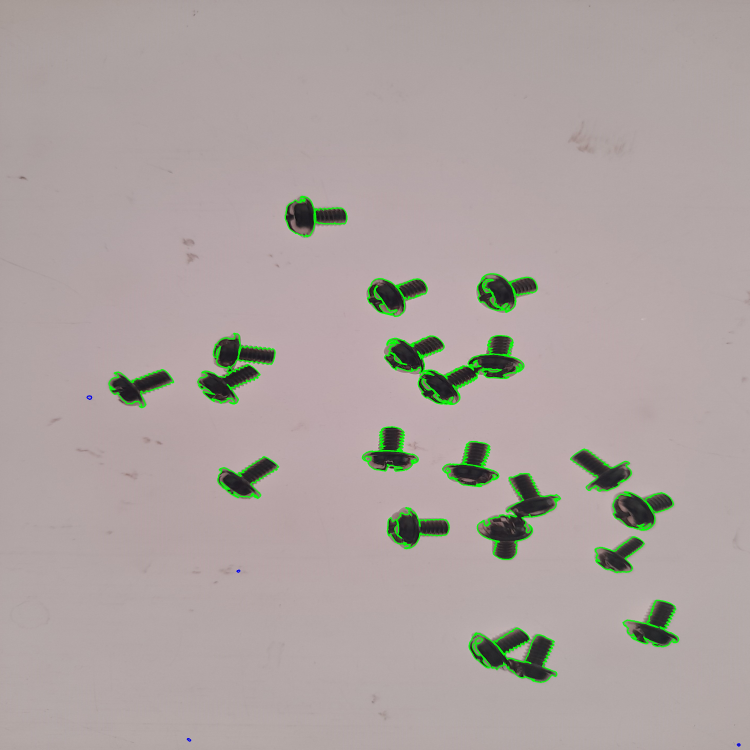
#> input picture Non-AI/detection/20240713_192951_detected.jpg, 3000 x 3000 px (shown at 1/4 size); its folder holds only this picture in this run
$ python count_non_ai.py -i ../../Non-AI/detection/20240713_192951_detected.jpg
#> lines starting #> are read from the running program, lines starting #| are printed output that depends on the picture; after the words box and inside, x2 and y2 are one past the last pixel; in counts of white or black regions, pixels touching at a corner belong together
"""Classical (non-AI) object counting + instance-mask overlay.

No learning of any kind is used - only image processing and geometry.

Pipeline
--------
1. Resize to a working resolution (long side 2000 px).
2. Illumination normalisation: the background is estimated with a large
   grey-scale closing (objects are darker than the backdrop) and subtracted,
   which removes vignetting and light gradients.
3. Foreground score = background-relative darkness + colour distance to the
   backdrop colour (brass screws are bright but coloured); Otsu threshold.
4. Connected components.  Each component is a single item or a cluster of
   touching / overlapping items.
5. Item size ("unit area") is estimated per image with a quantisation fit:
   the largest area u for which the component areas are close to integer
   multiples of u.  It works even when hardly any item lies isolated.
6. Two counting rules, chosen automatically per image:
   * hollow items (nuts / washers): every round through-hole is one item.
     Holes are told apart from the gaps between touching nuts by size and
     circularity.  Hole centres become watershed markers.
   * solid items (screws / bolts): items in a component =
     round(component area / unit area).  Masks are split with a
     marker-controlled watershed seeded at the k thickest points (heads).
7. Overlay: coloured instance masks, outlines, ids and the total count.

Usage
-----
    python count_non_ai.py -i <images or folders> -o <out_dir> [--save-masks]
"""
from __future__ import annotations

import argparse
import csv
import time
from dataclasses import dataclass
from pathlib import Path

import cv2
import numpy as np
from scipy import ndimage as ndi
from skimage.feature import peak_local_max
from skimage.segmentation import watershed

IMG_EXT = {".jpg", ".jpeg", ".png", ".bmp", ".tif", ".tiff"}

WORK_SIDE = 2000          # working resolution (long side, px)
MIN_AREA_FRAC = 2e-5      # components smaller than this fraction of the image are noise
MIN_ITEM_FRAC = 0.45      # isolated components smaller than this x unit area are fragments
HOLE_AREA = (0.65, 1.45)  # accepted hole area, relative to the median hole
HOLE_CIRC = 0.85          # accepted hole circularity (gaps between nuts are irregular)


# --------------------------------------------------------------------------- #
# Generic helpers
# --------------------------------------------------------------------------- #
def list_images(paths: list[str]) -> list[Path]:
    out: list[Path] = []
    for p in map(Path, paths):
        if p.is_dir():
            out += sorted(q for q in p.rglob("*") if q.suffix.lower() in IMG_EXT)
        elif p.suffix.lower() in IMG_EXT:
            out.append(p)
    return out


def resize_long_side(img: np.ndarray, side: int) -> tuple[np.ndarray, float]:
    h, w = img.shape[:2]
    s = min(1.0, side / max(h, w))
    if s < 1.0:
        img = cv2.resize(img, None, fx=s, fy=s, interpolation=cv2.INTER_AREA)
    return img, s


def disk(r: float) -> np.ndarray:
    r = max(1, int(round(r)))
    return cv2.getStructuringElement(cv2.MORPH_ELLIPSE, (2 * r + 1, 2 * r + 1))


# --------------------------------------------------------------------------- #
# 1) Foreground segmentation
# --------------------------------------------------------------------------- #
def foreground_score(img: np.ndarray) -> np.ndarray:
    """Per-pixel objectness (float32, ~0 on the backdrop)."""
    lab = cv2.cvtColor(img, cv2.COLOR_BGR2LAB).astype(np.float32)
    L = lab[..., 0]
    # background luminance: a closing removes the (dark) objects; computed at
    # quarter scale for speed, then smoothed and upsampled
    small = cv2.resize(L, None, fx=0.25, fy=0.25, interpolation=cv2.INTER_AREA)
    bg = cv2.morphologyEx(small, cv2.MORPH_CLOSE, disk(12))
    bg = cv2.GaussianBlur(bg, (0, 0), 8)
    bg = cv2.resize(bg, (L.shape[1], L.shape[0]), interpolation=cv2.INTER_LINEAR)
    dark = np.clip(bg - L, 0, None)
    ab = lab[..., 1:] - 128.0
    bg_ab = np.median(ab.reshape(-1, 2), axis=0)
    chroma = np.linalg.norm(ab - bg_ab, axis=2)
    return dark + chroma


def segment(img: np.ndarray) -> np.ndarray:
    s8 = np.clip(foreground_score(img) * 3.0, 0, 255).astype(np.uint8)
    t, _ = cv2.threshold(s8, 0, 255, cv2.THRESH_BINARY + cv2.THRESH_OTSU)
    mask = (s8 > max(t, 45)).astype(np.uint8)
    mask = cv2.morphologyEx(mask, cv2.MORPH_OPEN, disk(1))
    mask = cv2.morphologyEx(mask, cv2.MORPH_CLOSE, disk(1))
    return mask


def find_holes(mask: np.ndarray) -> tuple[np.ndarray, np.ndarray]:
    """(filled mask, holes) - holes = background not connected to the border."""
    inv = (1 - mask).astype(np.uint8)
    n, lab = cv2.connectedComponents(inv, connectivity=4)
    border = np.zeros(n, bool)
    border[np.unique(np.r_[lab[0], lab[-1], lab[:, 0], lab[:, -1]])] = True
    holes = (~border[lab]) & (inv > 0)
    return (mask | holes).astype(np.uint8), holes.astype(np.uint8)


# --------------------------------------------------------------------------- #
# 2) Item-size estimation
# --------------------------------------------------------------------------- #
def estimate_unit_area(areas: np.ndarray) -> float:
    """Largest u such that the component areas are ~integer multiples of u.

    A plain median fails when most items touch (the median component is a
    cluster) or when there are only a handful of items.  For the true u the
    ratios a/u lie close to integers; for u/2, u/3 ... they do too, so we
    keep the *largest* well-fitting u.
    """
    a = np.sort(areas[areas > 0].astype(float))
    if len(a) == 0:
        return 1.0
    if len(a) < 3:
        return float(a[0])
    med = float(np.median(a))
    us = np.geomspace(0.25 * med, 1.6 * med, 300)
    scores = np.empty_like(us)
    for j, u in enumerate(us):
        r = a / u
        r = r[r <= 6.5]                        # big clusters carry little information
        if len(r) < max(3, 0.3 * len(a)):
            scores[j] = 1.0
            continue
        k = np.maximum(1, np.round(r))
        scores[j] = np.mean(np.abs(r - k) / np.sqrt(k))
    best = scores.min()
    good = us[scores <= best + 0.04]
    u = float(good.max())
    # refine: median of per-item areas of 1-3 item components
    k = np.maximum(1, np.round(a / u))
    sel = (k <= 3) & (np.abs(a / u - k) < 0.3)
    if sel.sum() >= 3:
        u = float(np.median(a[sel] / k[sel]))
    return u


# --------------------------------------------------------------------------- #
# 3) Instance splitting
# --------------------------------------------------------------------------- #
@dataclass
class Stats:
    unit_area: float = 0.0
    hollow: bool = False
    count: int = 0


def hole_table(holes: np.ndarray) -> tuple[np.ndarray, np.ndarray, np.ndarray, np.ndarray]:
    """Label holes and return (labels, area, circularity, centroids)."""
    n, hlab, hst, hcen = cv2.connectedComponentsWithStats(holes, connectivity=4)
    area = hst[:, cv2.CC_STAT_AREA].astype(float)
    circ = np.zeros(n)
    for i in range(1, n):
        x, y, w, h, a = hst[i]
        sub = (hlab[y:y + h, x:x + w] == i).astype(np.uint8)
        cs, _ = cv2.findContours(np.pad(sub, 1), cv2.RETR_EXTERNAL, cv2.CHAIN_APPROX_NONE)
        p = cv2.arcLength(max(cs, key=len), True)
        circ[i] = 4 * np.pi * a / max(p, 1.0) ** 2
    return hlab, area, circ, hcen


def kmeans_markers(comp: np.ndarray, k: int) -> np.ndarray:
    """Fallback seeds: k-means on pixel coordinates, snapped onto the object."""
    ys, xs = np.nonzero(comp)
    pts = np.column_stack([xs, ys]).astype(np.float32)
    k = max(1, min(k, len(pts)))
    crit = (cv2.TERM_CRITERIA_EPS + cv2.TERM_CRITERIA_MAX_ITER, 50, 0.5)
    _, _, centers = cv2.kmeans(pts, k, None, crit, 3, cv2.KMEANS_PP_CENTERS)
    m = np.zeros(comp.shape, np.int32)
    for j, c in enumerate(centers, 1):
        q = int(np.argmin(((pts - c) ** 2).sum(1)))
        m[int(pts[q, 1]), int(pts[q, 0])] = j
    return m


def split_instances(mask: np.ndarray) -> tuple[np.ndarray, Stats]:
    st = Stats()
    H, W = mask.shape
    filled, holes = find_holes(mask)
    n, lab, cst, _ = cv2.connectedComponentsWithStats(filled, connectivity=8)
    if n <= 1:
        return np.zeros(mask.shape, np.int32), st
    # object material per component (holes and enclosed gaps excluded)
    material = np.bincount(lab[mask > 0].ravel(), minlength=n).astype(float)

    valid = material >= MIN_AREA_FRAC * mask.size
    valid[0] = False
    # thin strips glued to the image border are lighting artefacts
    for i in np.nonzero(valid)[0]:
        x, y, w, h, _ = cst[i]
        if (x == 0 or y == 0 or x + w == W or y + h == H) and min(w, h) < 0.012 * max(H, W):
            valid[i] = False
    if not valid.any():
        return np.zeros(mask.shape, np.int32), st

    # ---- hollow-item test: do typical components contain one round hole?
    hlab, harea, hcirc, hcen = hole_table(holes)
    owner = lab[hcen[:, 1].astype(int).clip(0, H - 1), hcen[:, 0].astype(int).clip(0, W - 1)]
    owner[0] = 0
    cand = (harea > 0.02 * np.median(material[valid])) & (hcirc > HOLE_CIRC)
    cand[0] = False
    hole_ok = np.zeros(len(harea), bool)
    if cand.any():
        med_hole = float(np.median(harea[cand]))
        hole_ok = cand & (harea > HOLE_AREA[0] * med_hole) & (harea < HOLE_AREA[1] * med_hole)
    n_hole = np.bincount(owner[hole_ok], minlength=n)
    one_hole = valid & (n_hole == 1)
    # nut images: ~100 % of components hold a round hole; screw images: < 5 %
    st.hollow = bool((valid & (n_hole >= 1)).sum() >= 0.5 * valid.sum() and one_hole.sum() >= 3)

    unit = float(np.median(material[one_hole])) if st.hollow else estimate_unit_area(material[valid])
    st.unit_area = unit
    # drop small isolated fragments (dust, shadows, vignetting corners)
    valid &= material >= MIN_ITEM_FRAC * unit

    out = np.zeros(mask.shape, np.int32)
    nid = 0
    pad = 3
    r_item = np.sqrt(unit / np.pi)
    for i in np.nonzero(valid)[0]:
        x, y, w, h, _ = cst[i]
        y0, y1 = max(0, y - pad), min(H, y + h + pad)
        x0, x1 = max(0, x - pad), min(W, x + w + pad)
        comp = (lab[y0:y1, x0:x1] == i).astype(np.uint8)
        dist = cv2.distanceTransform(comp, cv2.DIST_L2, 5)

        if st.hollow:
            # one accepted through-hole == one nut
            hl = hlab[y0:y1, x0:x1] * comp
            ids = [j for j in np.unique(hl) if j > 0 and hole_ok[j]]
            markers = np.zeros(comp.shape, np.int32)
            for m_i, j in enumerate(ids, 1):
                markers[hl == j] = m_i
            if not ids:                       # nut with hidden hole / standing on edge
                markers[comp > 0] = 1
            k = max(1, len(ids))
        else:
            # overlapping / touching solid items: count from the area
            k = max(1, int(np.round(material[i] / unit)))
            if k == 1:
                markers = comp.astype(np.int32)
            else:
                pk = peak_local_max(dist, min_distance=max(2, int(0.6 * r_item)), labels=comp.astype(np.int32),
                                    num_peaks=k, exclude_border=False)
                if len(pk) == k:
                    markers = np.zeros(comp.shape, np.int32)
                    for m_i, (py, px) in enumerate(pk, 1):
                        markers[py, px] = m_i
                else:
                    markers = kmeans_markers(comp, k)
        if st.hollow and markers.max() > 1:
            # nuts: grow every hole outwards (nearest-hole partition), keep only
            # nut material + the nut's own hole (gaps between nuts stay empty)
            relief = cv2.distanceTransform((markers == 0).astype(np.uint8), cv2.DIST_L2, 5)
            keep = (mask[y0:y1, x0:x1] > 0) | (markers > 0)
            seg = watershed(relief, markers=markers, mask=(comp > 0) & keep)
        elif markers.max() > 1:
            seg = watershed(-dist, markers=markers, mask=comp > 0)
        else:
            seg = comp.astype(np.int32)
        sub = out[y0:y1, x0:x1]
        labels_here = [j for j in np.unique(seg) if j > 0]
        for j in labels_here:
            nid += 1
            sub[seg == j] = nid
        nid += max(0, k - len(labels_here))  # keep the count consistent if a seed got lost
    st.count = nid
    return out, st


# --------------------------------------------------------------------------- #
# 4) Visualisation
# --------------------------------------------------------------------------- #
def overlay(img: np.ndarray, labels: np.ndarray, count: int, title: str, method: str = "Non-AI") -> np.ndarray:
    n = int(labels.max())
    rng = np.random.default_rng(7)
    colors = rng.integers(40, 255, size=(n + 1, 3), dtype=np.uint8)
    colors[0] = 0
    fg = labels > 0
    out = img.copy()
    out[fg] = (0.45 * img[fg] + 0.55 * colors[labels][fg]).astype(np.uint8)
    edges = (cv2.morphologyEx(labels.astype(np.float32), cv2.MORPH_GRADIENT, np.ones((3, 3))) > 0) & fg
    out[edges] = (0, 0, 0)
    fs = max(0.3, img.shape[1] / 4500)
    for j, (cy, cx) in enumerate(ndi.center_of_mass(fg, labels, range(1, n + 1)), 1):
        if np.isfinite(cx):
            cv2.putText(out, str(j), (int(cx) - 6, int(cy) + 4), cv2.FONT_HERSHEY_SIMPLEX, fs, (0, 0, 255), 1, cv2.LINE_AA)
    sc = img.shape[1] / 1400
    cv2.rectangle(out, (0, 0), (img.shape[1], int(60 * sc)), (255, 255, 255), -1)
    cv2.putText(out, f"{title}  |  {method} count = {count}", (int(15 * sc), int(42 * sc)),
                cv2.FONT_HERSHEY_SIMPLEX, 1.1 * sc, (0, 0, 200), max(1, int(2 * sc)), cv2.LINE_AA)
    return out


# --------------------------------------------------------------------------- #
# Main
# --------------------------------------------------------------------------- #
def process(path: Path) -> tuple[int, np.ndarray, np.ndarray, Stats]:
    img0 = cv2.imread(str(path))
    if img0 is None:
        raise IOError(f"cannot read {path}")
    img, _ = resize_long_side(img0, WORK_SIDE)
    labels, st = split_instances(segment(img))
    return st.count, img, labels, st


def main() -> None:
    ap = argparse.ArgumentParser(description=__doc__, formatter_class=argparse.RawDescriptionHelpFormatter)
    ap.add_argument("--input", "-i", nargs="+", required=True, help="image files and/or folders")
    ap.add_argument("--output", "-o", default="outputs", help="output folder")
    ap.add_argument("--save-masks", action="store_true", help="also save 16-bit instance label PNGs")
    args = ap.parse_args()

    out_dir = Path(args.output)
    (out_dir / "overlays").mkdir(parents=True, exist_ok=True)
    if args.save_masks:
        (out_dir / "masks").mkdir(parents=True, exist_ok=True)
    images = list_images(args.input)
    if not images:
        raise SystemExit("no images found")
    rows = []
    for p in images:
        t0 = time.time()
        count, img, labels, st = process(p)
#> in process, img0 is the input picture: shape (3000, 3000, 3); mean B, G, R 160.1, 162.4, 172.7
#> in foreground_score, `bg_ab = np.median(ab.reshape(-1, 2), axis=0)`: bg_ab = [4, 2]
#> in segment, `t, _ = cv2.threshold(s8, 0, 255, cv2.THRESH_BINARY + cv2.THRESH_OTSU)`: t = 129
#> in find_holes, `n, lab = cv2.connectedComponents(inv, connectivity=4)`:
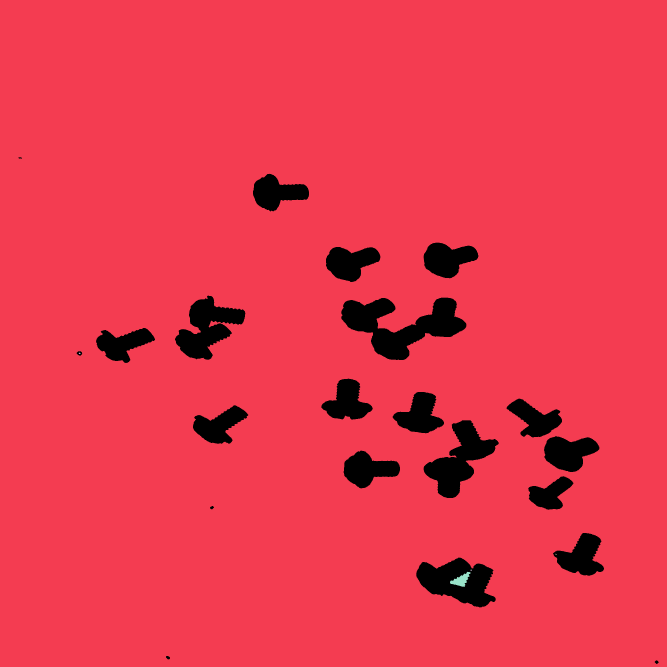
#> lab: shape (2000, 2000) int32 (shown at 1/3 size); 6 distinct labels, from 0 to 5; one colour per label, 0 black
#> in find_holes, `n, lab = cv2.connectedComponents(inv, connectivity=4)`: n = 6
#> in split_instances, `n, lab, cst, _ = cv2.connectedComponentsWithStats(filled, connectivity..`: n = 22; cst = 22 rows, first 6: [0, 0, 2000, 2000, 3774137], [55, 472, 11, 4, 33], [759, 521, 168, 113, 10962], [1271, 728, 164, 107, 11515], [978, 741, 163, 105, 11264], [525, 887, 211, 192, 20310]
#> in split_instances, `material = np.bincount(lab[mask > 0].ravel(), minlength=n).astype(float)`: material = 22 values, max 33243 at index 6, min 0 at index 0, mean 10204.6
#> the loop in split_instances, `for i in np.nonzero(valid)[0]:` made 19 passes
#> (i, x, y, w, h) on passes 1 to 8: (2, 759, 521, 168, 113), (3, 1271, 728, 164, 107), (4, 978, 741, 163, 105), (5, 525, 887, 211, 192), (6, 1024, 893, 375, 187), (7, 288, 984, 177, 105), (8, 230, 1054, 17, 13), (9, 964, 1136, 154, 123)
#> in hole_table, `n, hlab, hst, hcen = cv2.connectedComponentsWithStats(holes, connectiv..`: n = 5; hst = [[0, 0, 2000, 2000, 3998639], [236, 1058, 6, 4, 16], [1666, 1661, 4, 4, 8], [1411, 1709, 5, 3, 11], [1350, 1715, 62, 46, 1326]]; hcen = [[999.4, 999.3], [238.5, 1059.8], [1667.5, 1662.5], [1413, 1710], [1382.8, 1740]]
#> in hole_table, `area = hst[:, cv2.CC_STAT_AREA].astype(float)`: area = [3998639, 16, 8, 11, 1326]
#> the loop in hole_table, `for i in range(1, n):` made 4 passes
#> (x, y, w, h, a, sub, p) on passes 2 to 3: (1666, 1661, 4, 4, 8, [[0, 1, 0, 0], [1, 1, 1, 0], [0, 1, 1, 1], [0, 0, 1, 0]], 8.49), (1411, 1709, 5, 3, 11, [[0, 1, 1, 1, 0], [1, 1, 1, 1, 1], [0, 1, 1, 1, 0]], 9.66)
#> after the loop in hole_table, `for i in range(1, n):`:
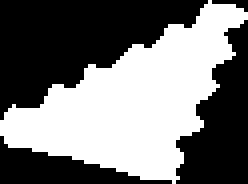
#> sub: shape (46, 62) (shown 4 times larger); values 0 (black) and 1 (white), 46.5% white; 1 white region, box (x1, y1, x2, y2) and area: (0, 0, 62, 46) 1326
#> after the loop in hole_table, `for i in range(1, n):`: circ = [0, 1.29, 1.4, 1.48, 0.427]
#> in split_instances, `hlab, harea, hcirc, hcen = hole_table(holes)`: harea = [3998639, 16, 8, 11, 1326]; hcirc = [0, 1.29, 1.4, 1.48, 0.427]
#> in split_instances, `owner = lab[hcen[:, 1].astype(int).clip(0, H - 1), hcen[:, 0].astype(i..`: owner = [0, 8, 18, 19, 19]
#> in split_instances, `cand = (harea > 0.02 * np.median(material[valid])) & (hcirc > HOLE_CIRC)`: cand = [False, False, False, False, False]
#> in split_instances, `n_hole = np.bincount(owner[hole_ok], minlength=n)`: n_hole = 22 values from 0 to 0
#> in split_instances, `st.hollow = bool((valid & (n_hole >= 1)).sum() >= 0.5 * valid.sum() an..`: st.hollow = False
#> in estimate_unit_area, `a = np.sort(areas[areas > 0].astype(float))`: a = 19 values from 83 to 33243
#> in estimate_unit_area, `med = float(np.median(a))`: med = 10986
#> in estimate_unit_area, `us = np.geomspace(0.25 * med, 1.6 * med, 300)`: us = 300 values from 2746.5 to 17577.6
#> the loop in estimate_unit_area, `for j, u in enumerate(us):` made 300 passes
#> u on passes 28 to 30: 3247.7, 3267.9, 3288.3
#> after the loop in estimate_unit_area, `for j, u in enumerate(us):`: scores = 300 values, max 0.443 at index 299, min 0.208 at index 223, mean 0.317
#> in estimate_unit_area, `best = scores.min()`: best = 0.208
#> in estimate_unit_area, `good = us[scores <= best + 0.04]`: good = 57 values from 3498.9 to 11740.9
#> in estimate_unit_area, `u = float(good.max())`: u = 11740.9
#> in estimate_unit_area, `k = np.maximum(1, np.round(a / u))`: k = 19 values from 1 to 3
#> in estimate_unit_area, `u = float(np.median(a[sel] / k[sel]))`: u = 10986
#> in split_instances, `r_item = np.sqrt(unit / np.pi)`: r_item = 59.14
#> the loop in split_instances, `for i in np.nonzero(valid)[0]:` made 16 passes
#> (i, x, y, w, h, y0, y1, x0) on pass 16: (19, 1249, 1673, 238, 149, 1670, 1825, 1246)
#> after the loop in split_instances, `for i in np.nonzero(valid)[0]:`:
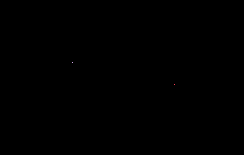
#> markers: shape (155, 244) int32; 3 distinct labels, from 0 to 2; one colour per label, 0 black
#> after the loop in split_instances, `for i in np.nonzero(valid)[0]:`:
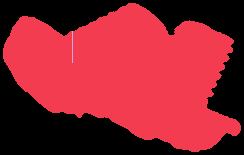
#> seg: shape (155, 244) int32; 3 distinct labels, from 0 to 2; one colour per label, 0 black
#> after the loop in split_instances, `for i in np.nonzero(valid)[0]:`:
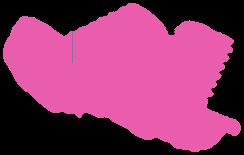
#> sub: shape (155, 244) int32; 3 distinct labels, from 0 to 21; one colour per label, 0 black
#> after the loop in split_instances, `for i in np.nonzero(valid)[0]:`: nid = 21
#> in process, `labels, st = split_instances(segment(img))`:
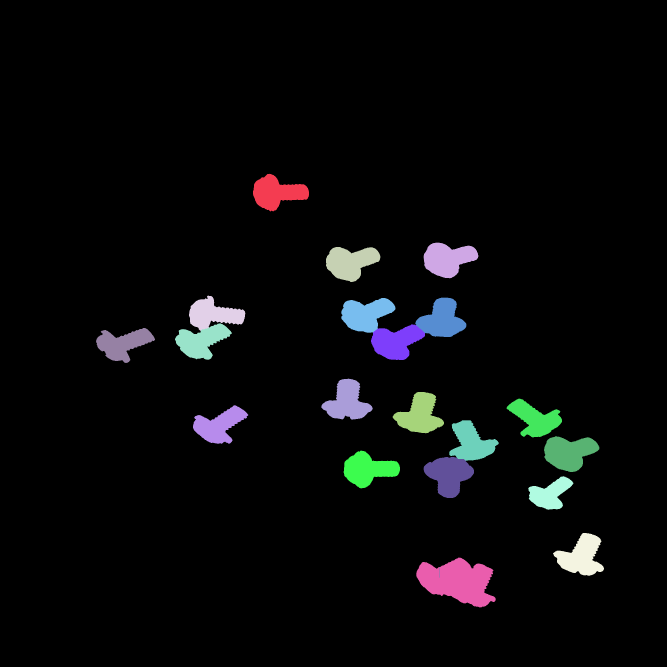
#> labels: shape (2000, 2000) int32 (shown at 1/3 size); 22 distinct labels, from 0 to 21; one colour per label, 0 black
#> count = 21
        dt = time.time() - t0
        cv2.imwrite(str(out_dir / "overlays" / f"{p.stem}_overlay.jpg"), overlay(img, labels, count, p.name),
                    [cv2.IMWRITE_JPEG_QUALITY, 90])
#> in overlay, `colors = rng.integers(40, 255, size=(n + 1, 3), dtype=np.uint8)`: colors = 22 rows, first 8: [156, 232, 242], [181, 94, 174], [71, 186, 197], [212, 186, 232], [122, 48, 164], [119, 112, 163], [206, 95, 72], [218, 183, 77]
#> in overlay, `fs = max(0.3, img.shape[1] / 4500)`: fs = 0.444
#> the loop in overlay, `for j, (cy, cx) in enumerate(ndi.center_of_mass(fg, labels, range(1, n..` made 21 passes
#> (cy, cx) on passes 1 to 8: (577.3, 830.5), (776.9, 1342.7), (786.7, 1050.9), (942, 639.9), (1022.4, 603.6), (958.6, 1325.7), (1025, 1187.4), (942.3, 1097)
#> in overlay, `sc = img.shape[1] / 1400`: sc = 1.43
#> in overlay, `cv2.putText(out, f"{title}  |  {method} count = {count}", (int(15 * sc..`:
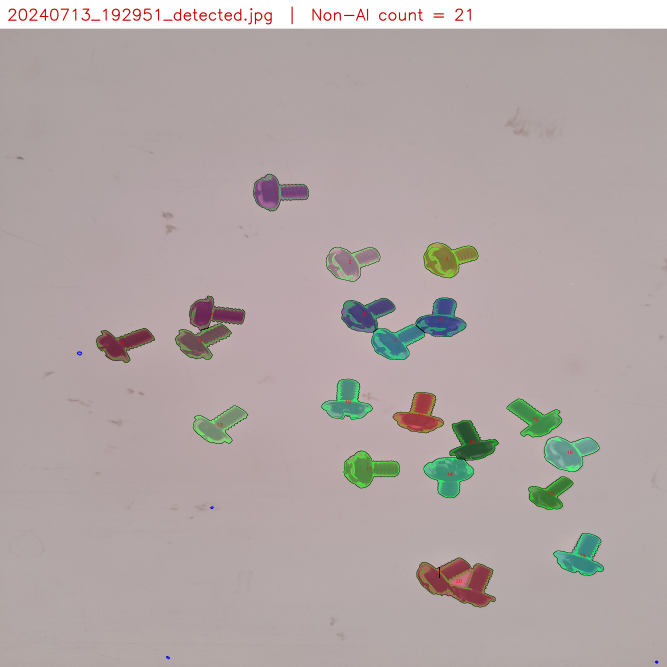
#> out: shape (2000, 2000, 3) (shown at 1/3 size); mean of channels 0, 1, 2 166, 166.8, 178.4; drawn as B, G, R
        if args.save_masks:
            cv2.imwrite(str(out_dir / "masks" / f"{p.stem}_labels.png"), labels.astype(np.uint16))
        rows.append({"image": p.name, "count": count, "mode": "hollow" if st.hollow else "solid",
                     "unit_area_px": round(st.unit_area, 1), "seconds": round(dt, 2)})
        print(f"{p.name:28s} count={count:4d}  mode={rows[-1]['mode']:6s} unit={st.unit_area:7.1f}px  {dt:.2f}s")
#| 20240713_192951_detected.jpg count=  21  mode=solid  unit=10986.0px  4.98s
    with open(out_dir / "counts.csv", "w", newline="") as f:
        wr = csv.DictWriter(f, fieldnames=list(rows[0].keys()))
        wr.writeheader()
        wr.writerows(rows)
    print(f"\nSaved {len(rows)} results to {out_dir.resolve()}")
#| Saved 1 results to Biplab_Bag/Non_AI/outputs


if __name__ == "__main__":
    main()
